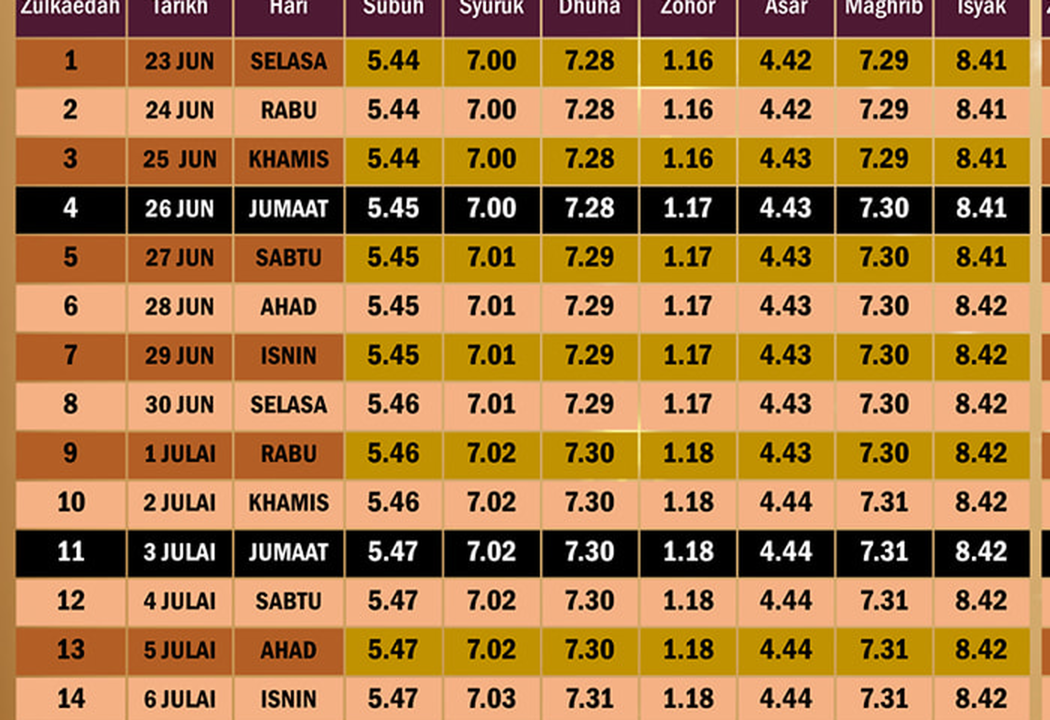
#> input picture ai/features/global-prayer-times/data/research/o1k-wide/kel2/img/my-ktn-1441-zulkaedah-z1-a.png, 2100 x 1440 px (shown at 1/2 size)
$ python crop.py ../img/my-ktn-1441-zulkaedah-z1-a.png out.png
#> lines starting #> are read from the running program, lines starting #| are printed output that depends on the picture
#!/usr/bin/env python3
"""Crop and enlarge the mufti poster's two zon tables for transcription.

The poster is 1381x2048; the two tables sit side by side under a banner.
Geometry is measured once against the Zulkaedah poster and reused.
"""
import sys, pathlib
from PIL import Image

SRC = pathlib.Path(sys.argv[1])
OUT = pathlib.Path(sys.argv[2])
OUT.mkdir(parents=True, exist_ok=True)
img = Image.open(SRC)
#> img is the input picture: PIL image 2100x1440 RGB; mean R, G, B 171.2, 123.2, 65.2
W, H = img.size

BANDS = {
    'a': (700, 1180),
    'b': (1160, 1650),
}
COLS = {
    'z1': (0, 700),
    'z2': (680, 1381),
}

for cname, (x0, x1) in COLS.items():
    for bname, (y0, y1) in BANDS.items():
        crop = img.crop((x0, y0, x1, y1))
        scale = 3 if cname == 'z1' else 3
        crop = crop.resize((crop.width * scale, crop.height * scale), Image.LANCZOS)
        p = OUT / f'{SRC.stem.split("-media")[0]}-{cname}-{bname}.png'
        crop.save(p)
        print(p, crop.size)
#> this loop made 2 passes
#> pass 1, `crop.save(p)`:
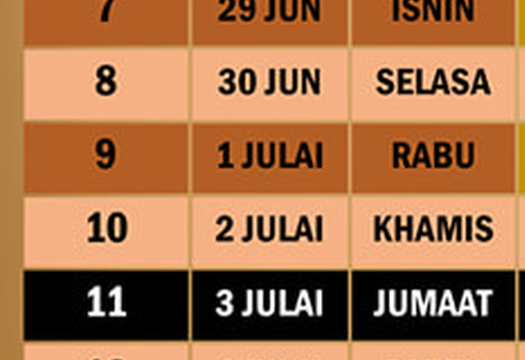
#> saved as my-ktn-1441-zulkaedah-z1-a-z1-a.png: PIL image 2100x1440 RGB (shown at 1/4 size); mean R, G, B 166.6, 113.3, 73.4
#> pass 1, `crop.save(p)`:
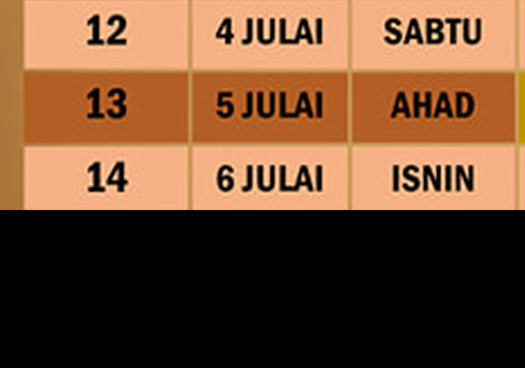
#> saved as my-ktn-1441-zulkaedah-z1-a-z1-b.png: PIL image 2100x1470 RGB (shown at 1/4 size); mean R, G, B 114.4, 77.6, 50.7
#> pass 2, `crop.save(p)`:
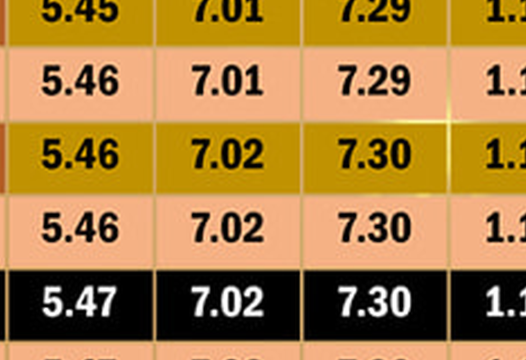
#> saved as my-ktn-1441-zulkaedah-z1-a-z2-a.png: PIL image 2103x1440 RGB (shown at 1/4 size); mean R, G, B 170, 128, 65.2
#> pass 2, `crop.save(p)`:
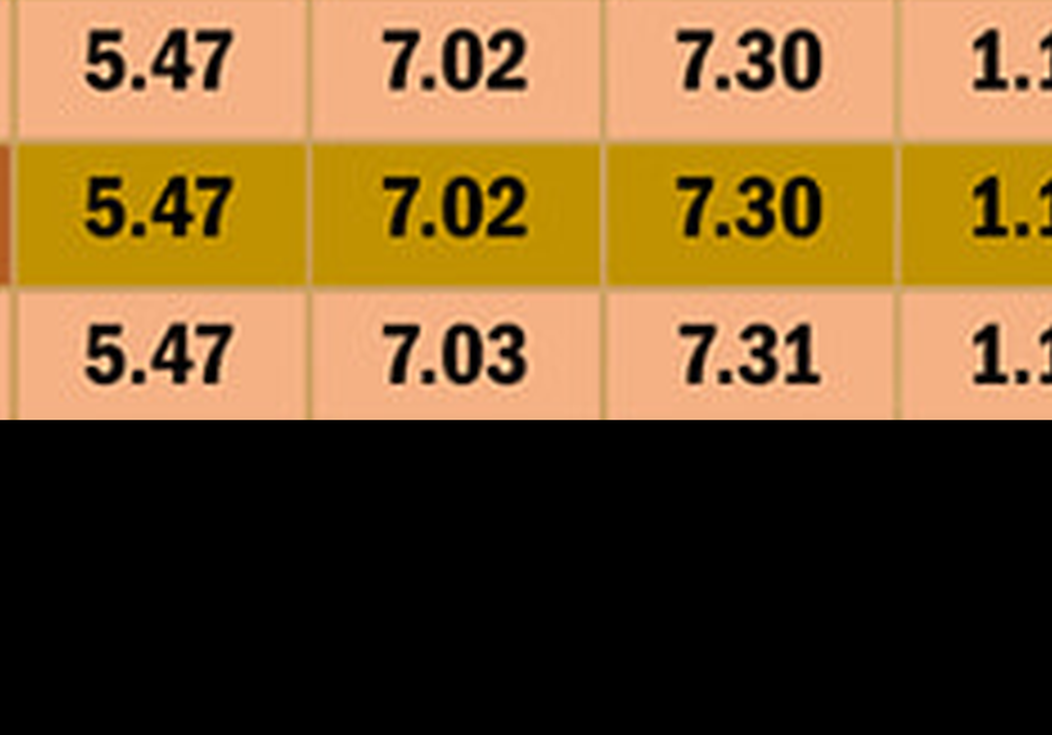
#> saved as my-ktn-1441-zulkaedah-z1-a-z2-b.png: PIL image 2103x1470 RGB (shown at 1/2 size); mean R, G, B 117.4, 86.8, 46.1

$ run again, on ai/features/global-prayer-times/data/research/o1k-wide/kel2/img/my-ktn-1441-zulkaedah-z1-b.png
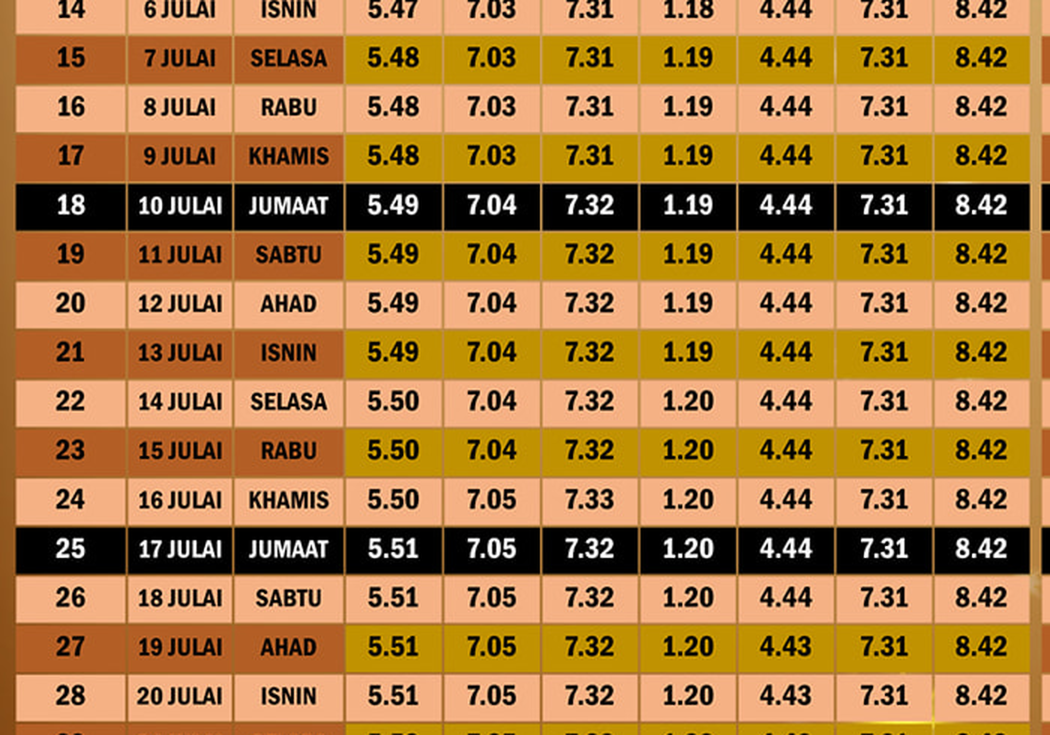
#> input picture ai/features/global-prayer-times/data/research/o1k-wide/kel2/img/my-ktn-1441-zulkaedah-z1-b.png, 2100 x 1470 px (shown at 1/2 size)
#> img is the input picture: PIL image 2100x1470 RGB; mean R, G, B 174.6, 125.1, 62.7
#> the loop `for cname, (x0, x1) in COLS.items():` made 2 passes
#> pass 1, `crop.save(p)`:
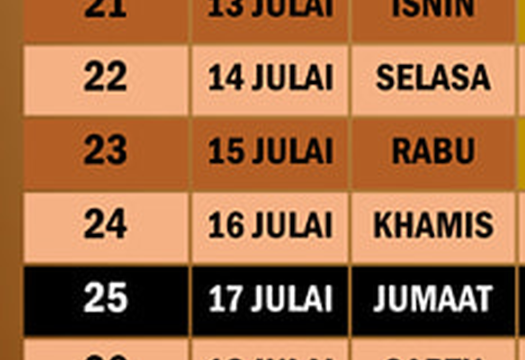
#> saved as my-ktn-1441-zulkaedah-z1-b-z1-a.png: PIL image 2100x1440 RGB (shown at 1/4 size); mean R, G, B 162.5, 108.9, 69.5
#> pass 2, `crop.save(p)`:
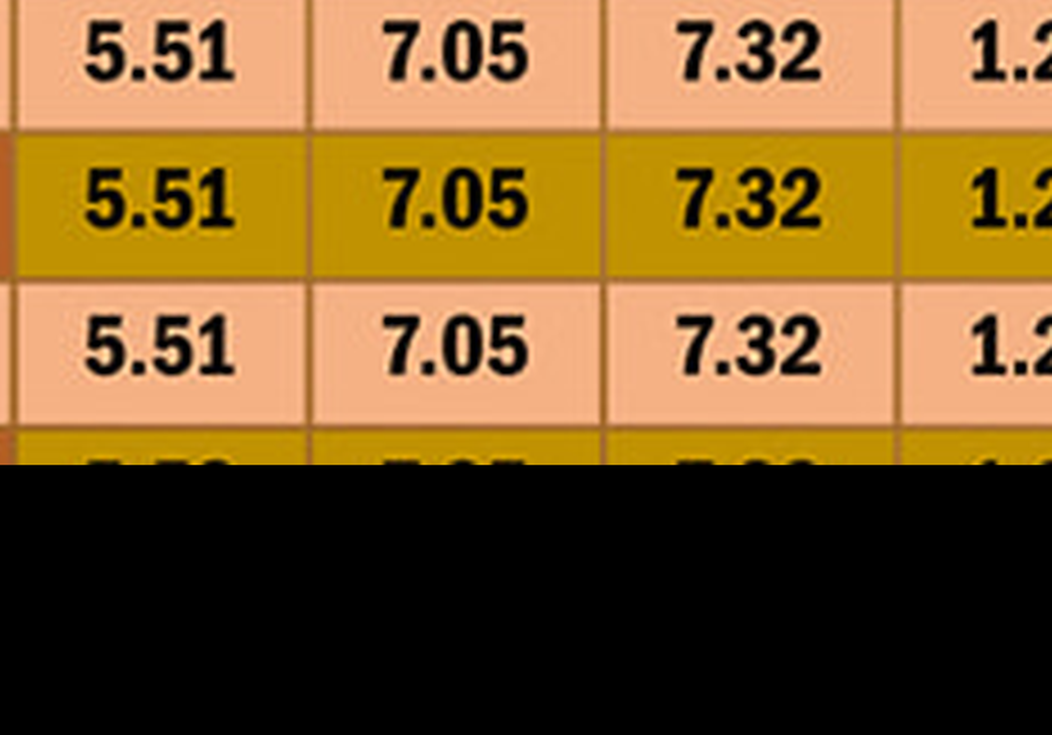
#> saved as my-ktn-1441-zulkaedah-z1-b-z2-b.png: PIL image 2103x1470 RGB (shown at 1/2 size); mean R, G, B 127.1, 93.2, 45.4

$ run again, on ai/features/global-prayer-times/data/research/o1k-wide/kel2/img/my-ktn-1441-zulkaedah-z2-b.png
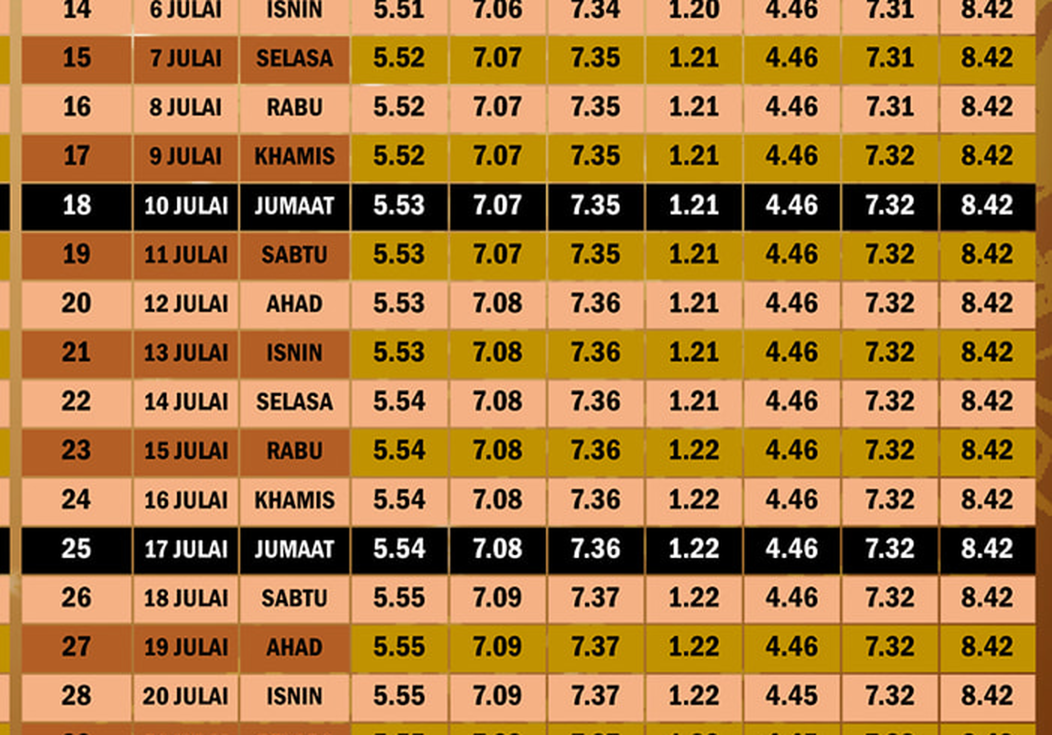
#> input picture ai/features/global-prayer-times/data/research/o1k-wide/kel2/img/my-ktn-1441-zulkaedah-z2-b.png, 2103 x 1470 px (shown at 1/2 size)
#> img is the input picture: PIL image 2103x1470 RGB; mean R, G, B 174.3, 125.1, 62.4
#> the loop `for cname, (x0, x1) in COLS.items():` made 2 passes
#> pass 1, `crop.save(p)`:
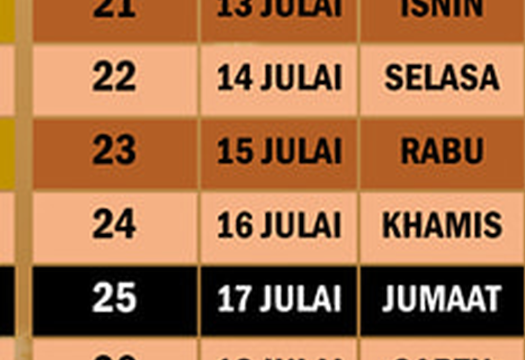
#> saved as my-ktn-1441-zulkaedah-z2-b-z1-a.png: PIL image 2100x1440 RGB (shown at 1/4 size); mean R, G, B 165.4, 112.5, 72.5
#> pass 2, `crop.save(p)`:
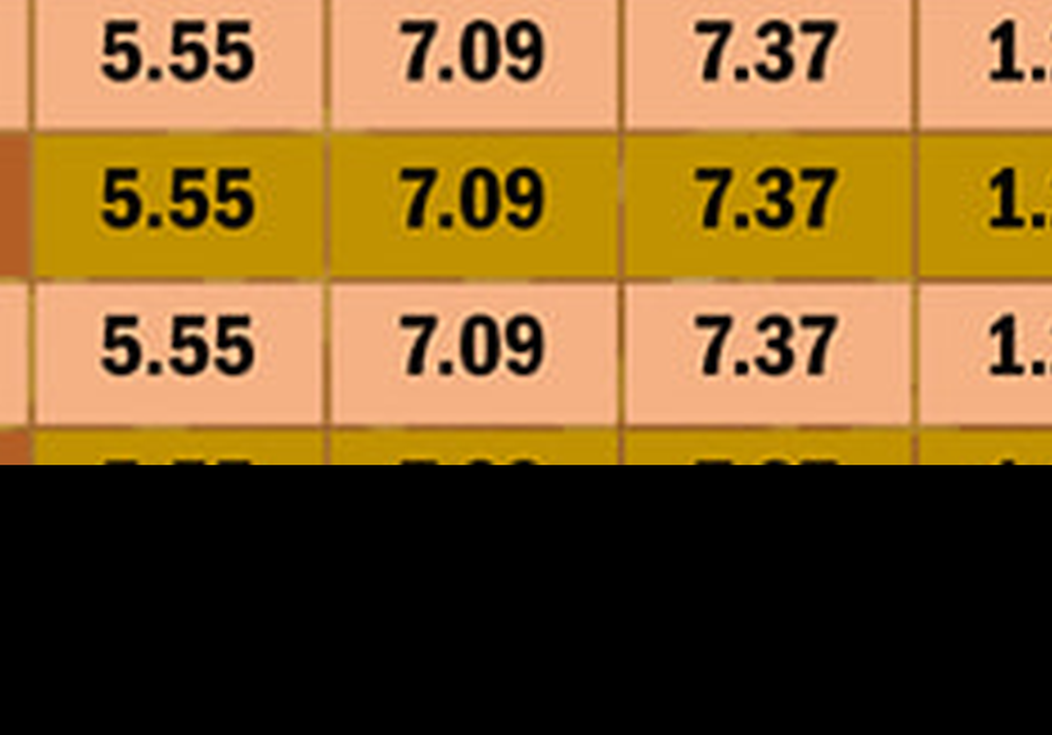
#> saved as my-ktn-1441-zulkaedah-z2-b-z2-b.png: PIL image 2103x1470 RGB (shown at 1/2 size); mean R, G, B 127.6, 93.6, 45.7
